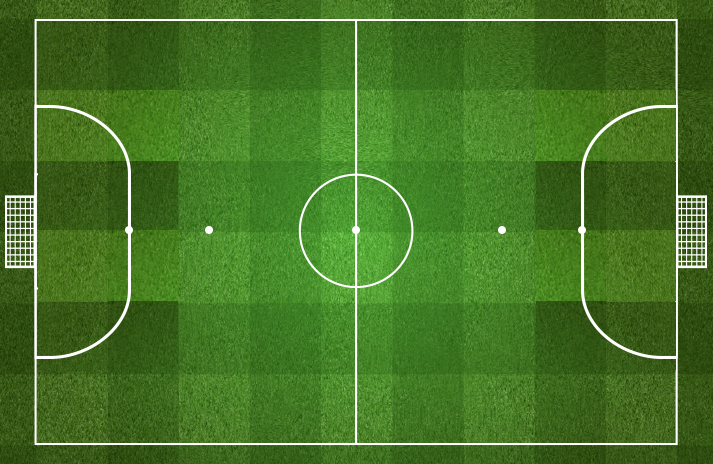
#> input picture All_Is_Well_program/image/pitch.png, 713 x 464 px
$ python team11final_color.py All_Is_Well_program/image/pitch.png   (Python 2 division)
#> lines starting #> are read from the running program, lines starting #| are printed output that depends on the picture; after the words box and inside, x2 and y2 are one past the last pixel; in counts of white or black regions, pixels touching at a corner belong together
from __future__ import print_function
import numpy as np
import cv2
import os
import sys
import random

trackerTypes = ['BOOSTING', 'MIL', 'KCF','TLD', 'MEDIANFLOW', 'GOTURN', 'MOSSE', 'CSRT']

# to have different colours in plotting heatmaps for different players
colors123 = [(0,0,0),(255,255,255),(255,0,0),(0,255,0),(0,0,255),(255,255,0),(0,255,255),(255,0,255),(192,192,192),(244,164,96),(128,128,0),(240, 50, 230)]


def createTrackerByName(trackerType):
  # Create a tracker based on tracker name
  if trackerType == trackerTypes[0]:
    tracker = cv2.TrackerBoosting_create()
  elif trackerType == trackerTypes[1]:
    tracker = cv2.TrackerMIL_create()
  elif trackerType == trackerTypes[2]:
    tracker = cv2.TrackerKCF_create()
  elif trackerType == trackerTypes[3]:
    tracker = cv2.TrackerTLD_create()
  elif trackerType == trackerTypes[4]:
    tracker = cv2.TrackerMedianFlow_create()
  elif trackerType == trackerTypes[5]:
    tracker = cv2.TrackerGOTURN_create()
  elif trackerType == trackerTypes[6]:
    tracker = cv2.TrackerMOSSE_create()
  elif trackerType == trackerTypes[7]:
    tracker = cv2.TrackerCSRT_create()
  else:
    tracker = None
    print('Incorrect tracker name')
    print('Available trackers are:')
    for t in trackerTypes:
      print(t)

  return tracker

if __name__ == '__main__':

  #print("Default tracking algoritm is CSRT \n"
  #      "Available tracking algorithms are:\n")
  #for t in trackerTypes:
  #    print(t)

  trackerType = 'CSRT'
  videoPath = sys.argv[1]   # Read video. here it is pano.mp4 in the same directory

  # Create a video capture object to read videos
  cap = cv2.VideoCapture(videoPath)
  # Set video to load
  success, frame123 = cap.read()
#> frame123 is the input picture: shape (464, 713, 3); mean B, G, R 38.2, 117.4, 69.5
  hulk = cv2.imread('pitch.png')    # pitch.png as heatmap window's background
  original = cv2.imread('pitch.png')
  f = open( 'file.txt', 'w' )
  # quit if unable to read the video file
  if not success:
    print('Failed to read video')
    sys.exit(1)

  ## Select boxes
  bboxes = []
  colors = []
  p=0
  # OpenCV's selectROI function doesn't work for selecting multiple objects in Python
  # So we will call this function in a loop till we are done selecting all objects
  while True:

    # apply perspective transform for pano.mp4 to improve player detection accuracy
    # here its done for first frame to enable better selection of ROI.
    # hardcoded for pano.mp4
    cv2.circle(frame123, (583, 50), 5, (0, 0, 255), -1)
#> frame123: shape (464, 713, 3); 0.02% of pixels changed, all inside (x1, y1, x2, y2) = (578, 45, 589, 56)
    cv2.circle(frame123, (1342, 50), 5, (0, 0, 255), -1)
    cv2.circle(frame123, (11, 390), 5, (0, 0, 255), -1)
#> frame123: shape (464, 713, 3); mean B, G, R 38.1, 117.3, 69.6
    cv2.circle(frame123, (1911, 390), 5, (0, 0, 255), -1)
    pts1 = np.float32([[583, 50], [1342, 50], [25, 390], [1911, 390]])
    pts2 = np.float32([[0, 0], [1800, 0], [0, 600], [1800, 600]])
    matrix = cv2.getPerspectiveTransform(pts1, pts2)
    frame = cv2.warpPerspective(frame123, matrix, (1800, 600))
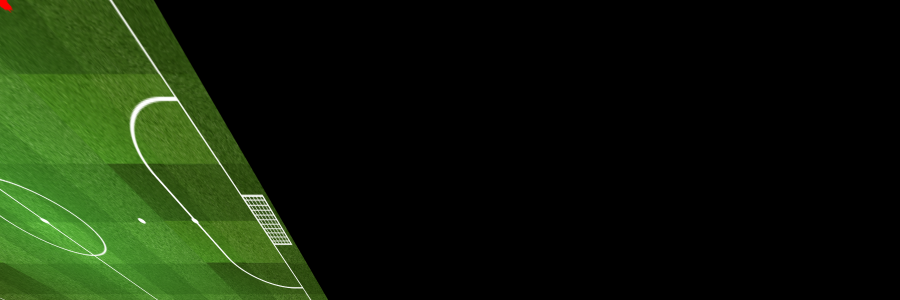
#> frame: shape (600, 1800, 3) (shown at 1/2 size); mean B, G, R 9.9, 31.4, 18.6


    print('Select the 11 Home Team Players')
    print('Select the 11 Away Team Players')

    # draw bounding boxes over objects
    # selectROI's default behaviour is to draw box starting from the center
    # when fromCenter is set to false, you can draw box starting from top left corner
#> (the run stopped early here; a loop or call above may not have finished)
